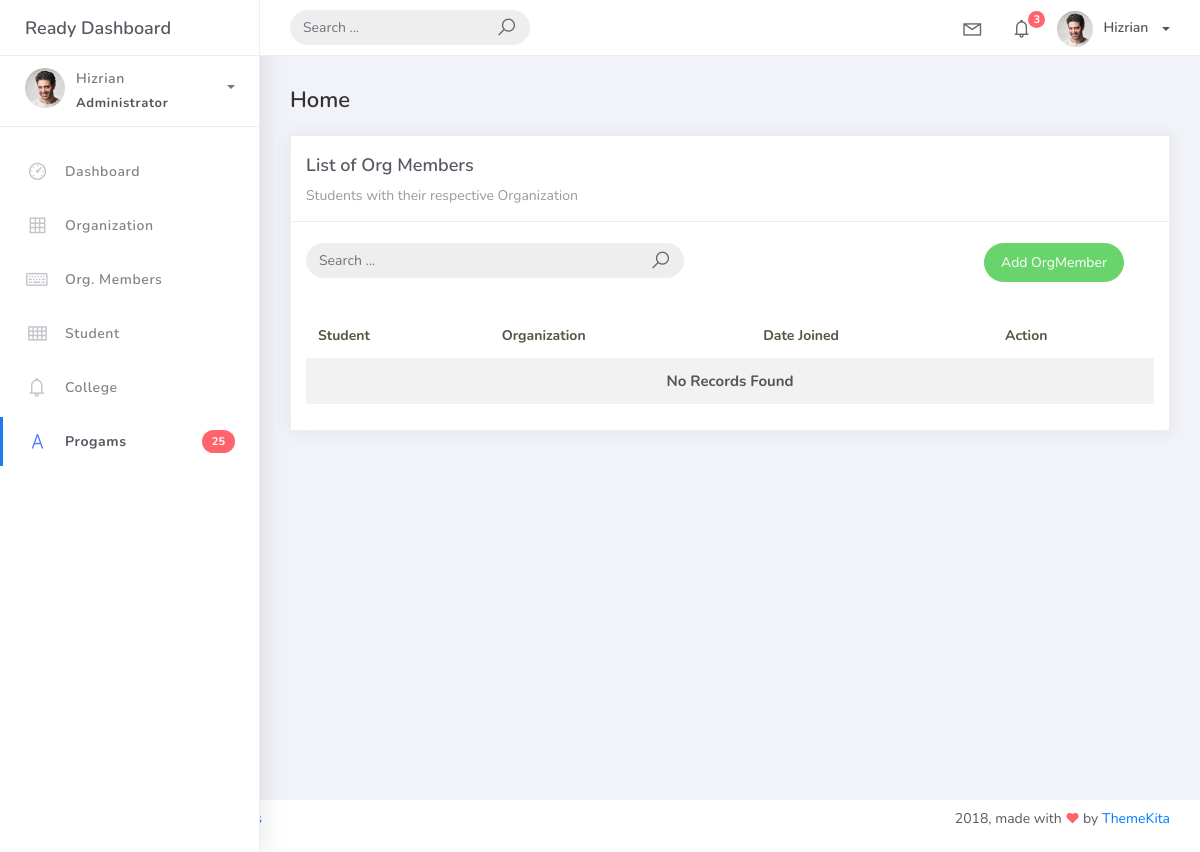
/orgmem_list, run on an earlier commit of the app's database.
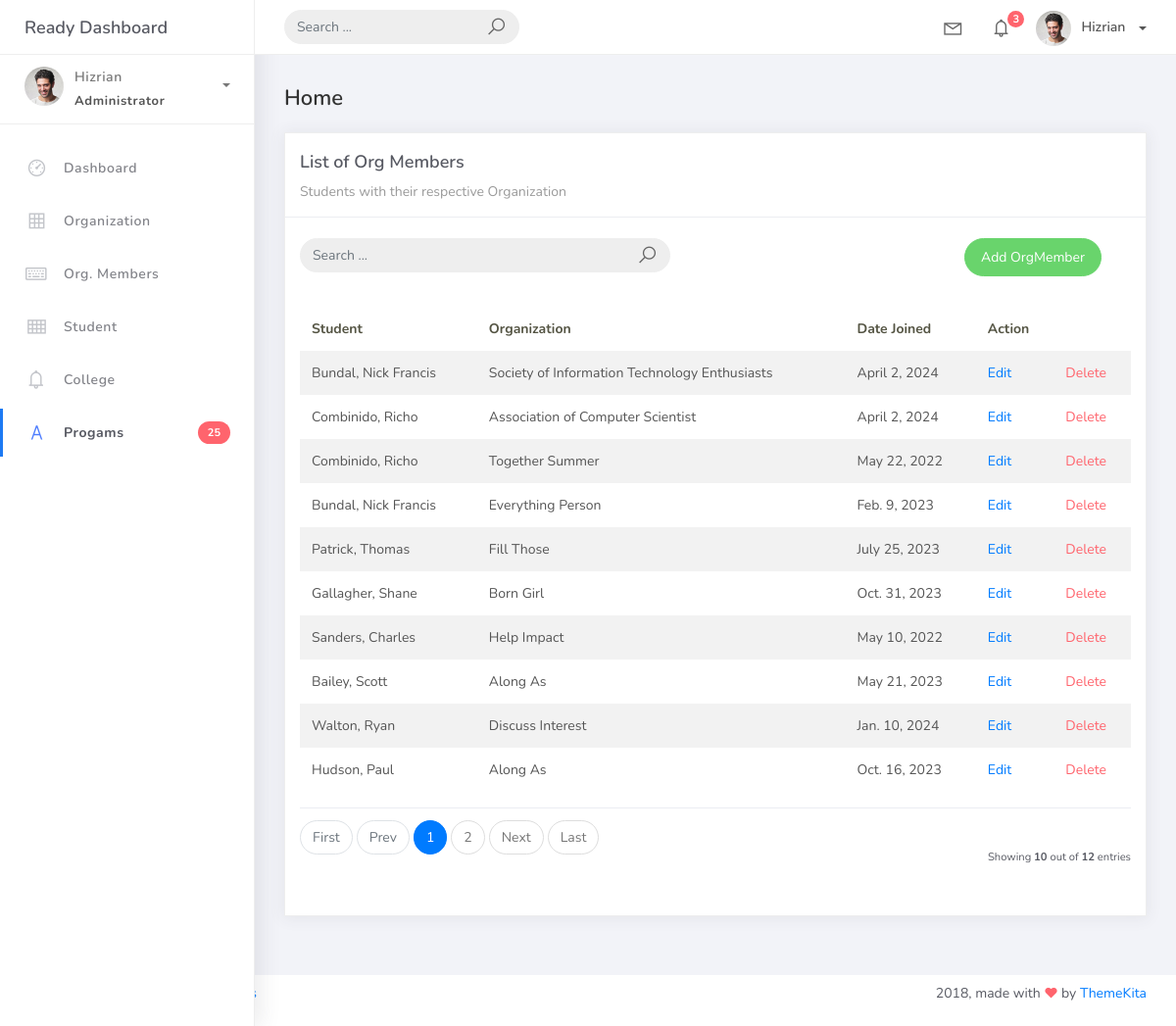
And on a later commit of the database.
### studentorg/models.py (models this page shows)
class BaseModel(models. Model):
    created_at = models.DateTimeField(auto_now_add=True, db_index=True)
    updated_at = models.DateTimeField(auto_now=True)
    class Meta:
        abstract = True

class OrgMember(BaseModel):
    student = models.ForeignKey(Student, on_delete=models.CASCADE)
    organization = models.ForeignKey(Organization, on_delete=models.CASCADE)
    date_joined = models.DateField()

class Student(BaseModel):
    student_id = models.CharField(max_length=15)
    lastname = models.CharField(max_length=25)
    firstname = models.CharField(max_length=25)
    middlename = models.CharField(max_length=25, blank=True, null=True)
    program = models.ForeignKey(Program, on_delete=models.CASCADE)
    def __str__(self):
        return f"{self.lastname}, {self.firstname}"

class Organization(BaseModel):
    name = models.CharField(max_length=250)
    college = models.ForeignKey(
        College, null=True, blank=True, on_delete=models.CASCADE)
    description = models.CharField(max_length=500)
    def __str__(self):
        return self.name

### studentorg/views.py (the view)
# urls.py: path('orgmem_list', OrgMemList.as_view(), name='orgmem-list'),
class OrgMemList(ListView):
    model = OrgMember
    context_object_name = 'orgmem'
    template_name = "orgmem_list.html"
    paginate_by = 10

### templates/orgmem_list.html
{% extends 'base.html' %} {% load static %} {% block content %}
<div class="content">
    <div class="container-fluid">
        <h4 class="page-title">Home</h4>
        <div class="row">
            <div class="col-md-12">
                <div class="card">
                    <div class="card-header">
                        <div class="card-title">List of Org Members</div>
                        <div class="card-category">Students with their respective Organization</div>
                    </div>
                    <br>
                        <div class="col-md-12 row">
                            <div class="col-md-6">
                                <form action="" class="navbar-left navbar-form nav-search mr-md-3" action="">
                                    <div class="input-group">
                                        <input type="text" placeholder="Search ..." class="form-control">
                                        <div class="input-group-append">
                                        <span class="input-group-text">
                                            <i class="la la-search search-icon"></i>
                                        </span>
                                        </div>
                                    </div>
                                </form>
                            </div>
                            <div class="col-md-6">
                                <div class="pull-right">
                                    <a href="{% url 'orgmem-add' %}" class="btn btn-success btn-rounded">Add OrgMember</a>
                                </div>
                            </div>
                        </div>
                    <div class="card-body">
                        <table class="table table-striped mt-3">
                            <thead>
                                <tr>
                                    <th scope="col">Student</th>
                                    <th scope="col">Organization</th>
                                    <th scope="col">Date Joined</th>
                                    <th scope="col">Action</th>
                                </tr>
                            </thead>
                            <tbody>
                                {% for object in object_list %}
                                <tr>
                                    <td>{{ object.student }}</td>
                                    <td>{{ object.organization }}</td>
                                    <td>{{ object.date_joined }}</td>
                                    <td><a href="orgmem_list/{{ object.id }}">Edit</a></td>
                                    <td><a href="orgmem_list/{{ object.id }}/delete" class="text-danger">Delete</a></td>
                                </tr>
                                {% empty %}
                                <tr>
                                    <td colspan="4" style="text-align: center">
                                    <p class="text-sm font-weight-bold mb-0">No Records Found</p>
                                    </td>
                                </tr>
                                {% endfor %}
                            </tbody>
                        </table>
                        {% include 'includes/pagination.html' %}
                    </div>
                </div>
            </div>
        </div>
    </div>
</div>
{% endblock %}

What changed in the data, as far as the page shows it:
added OrgMember: student "Bundal, Nick Francis", organization "Society of Information Technology Enthusiasts", date_joined "April 2, 2024"
added OrgMember: student "Combinido, Richo", organization "Association of Computer Scientist", date_joined "April 2, 2024"
added OrgMember: student "Combinido, Richo", organization "Together Summer", date_joined "May 22, 2022"
added OrgMember: student "Bundal, Nick Francis", organization "Everything Person", date_joined "Feb. 9, 2023"
added OrgMember: student "Patrick, Thomas", organization "Fill Those", date_joined "July 25, 2023"
added OrgMember: student "Gallagher, Shane", organization "Born Girl", date_joined "Oct. 31, 2023"
added OrgMember: student "Sanders, Charles", organization "Help Impact", date_joined "May 10, 2022"
added OrgMember: student "Bailey, Scott", organization "Along As", date_joined "May 21, 2023"
added OrgMember: student "Walton, Ryan", organization "Discuss Interest", date_joined "Jan. 10, 2024"
added OrgMember: student "Hudson, Paul", organization "Along As", date_joined "Oct. 16, 2023"
Also different on the page:
{{ object_list.count }}: (not shown) → "10"
{{ paginator.count }}: (not shown) → "12"
text no longer shown: "No Records Found"
text now shown: "First Prev Next Last Showing out of entries"
new list line: "1"
new list line: "2"
